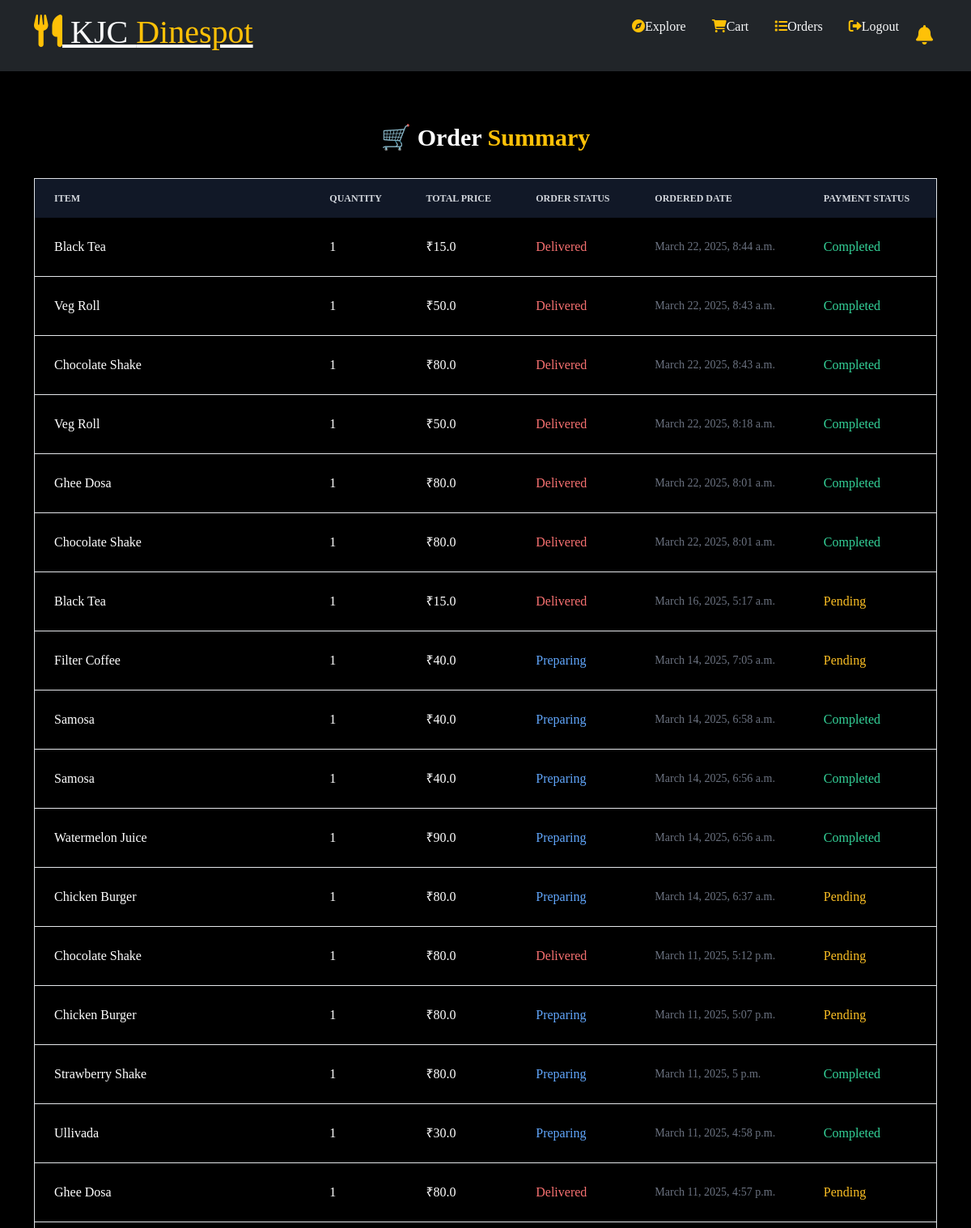
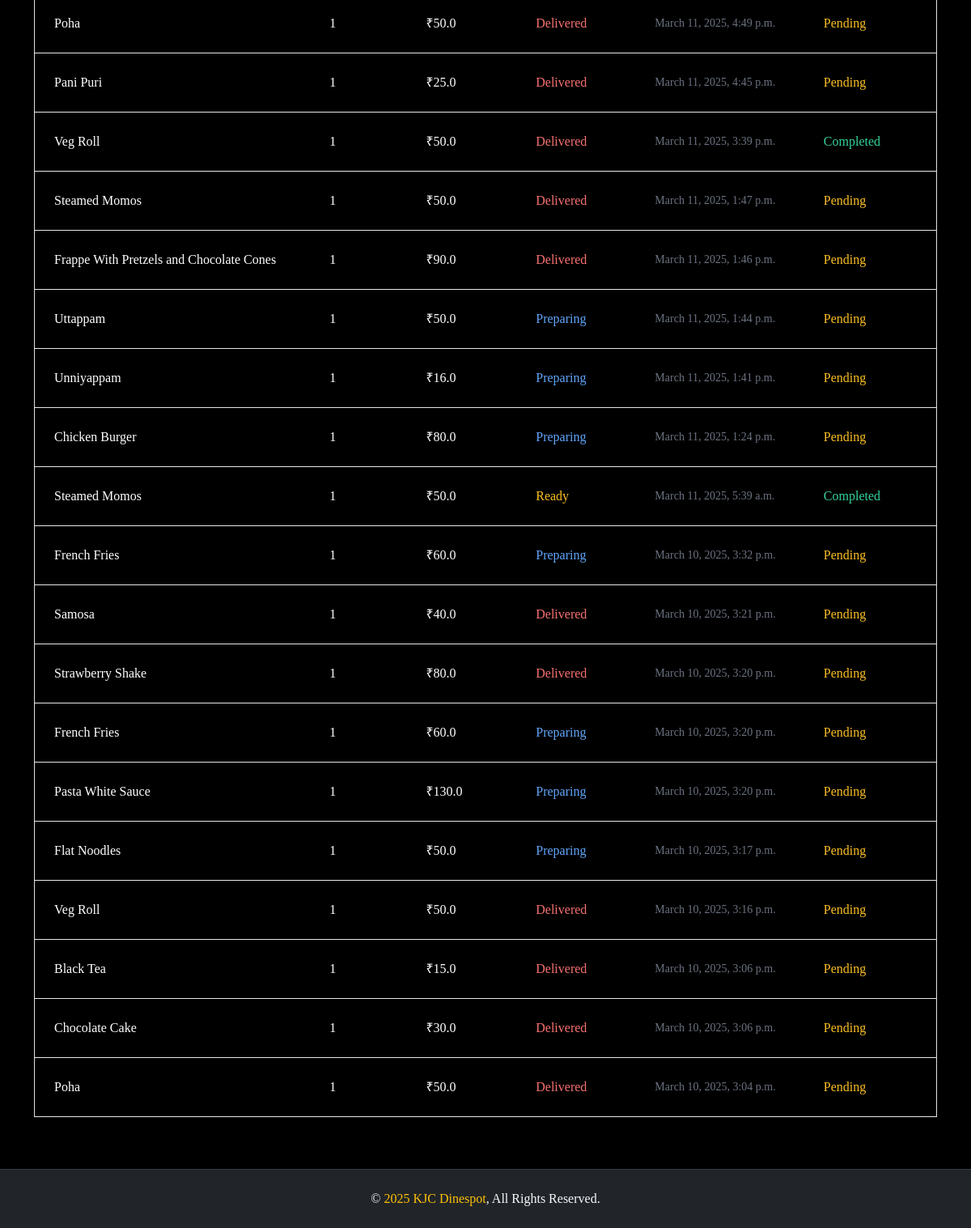
The app's page /order-summary/ (signed in) with its own data (2 pictures, top to bottom).
### canteenapp/models.py (models this page shows, shortened)
class CartItem(models.Model):
    ORDER_STATUS = (
        ('Preparing', 'Preparing'),
        ('Ready', 'Ready'),
        ('Delivered', 'Delivered'),
    )
    PAYMENT_STATUS = (
        ('Pending', 'Pending'),
        ('Completed', 'Completed'),
        ('Failed', 'Failed'),
    )
    user = models.ForeignKey(User, on_delete=models.CASCADE, related_name="cart_items")
    item = models.ForeignKey(Item, on_delete=models.CASCADE, related_name="cart_items")
    ordered = models.BooleanField(default=False)
    quantity = models.IntegerField(default=1)
    ordered_date = models.DateTimeField(default=timezone.now)  # Set only when ordered
    delivery_date = models.DateTimeField(null=True, blank=True)  # Tracks delivery time
    status = models.CharField(max_length=20, choices=ORDER_STATUS, default='Preparing')
    payment_status = models.CharField(max_length=20, choices=PAYMENT_STATUS, default='Pending')
    payment = models.ForeignKey('Payment', null=True, blank=True, on_delete=models.SET_NULL)  # New field
    def subtotal(self):
        return self.quantity * self.item.price

class Item(models.Model):
    LABELS = (
        ('BestSeller', 'BestSeller'),
        ('New', 'New'),
        ('Spicy🔥', 'Spicy🔥'),
    )
    CATEGORY = (
        ('Special', 'Special'),
        ('Juice', 'Juice'),
        ('Shake', 'Shake'),
        ('Snack', 'Snack'),
    )
    STATUS = (
        ('Available','Available'),
        ('Not available','Not available')
    )
    title = models.CharField(max_length=150)
    description = models.CharField(max_length=250, blank=True)
    price = models.FloatField()
    pieces = models.IntegerField(default=6)
    category = models.CharField(max_length=25, choices=CATEGORY, blank=True)
    instructions = models.CharField(max_length=250, choices=STATUS, blank=True)
    image = models.ImageField(default='default.png', upload_to='images/')
    labels = models.CharField(max_length=25, choices=LABELS, blank=True)
    canteen = models.ForeignKey(Canteen, on_delete=models.CASCADE, related_name="items")

### canteenapp/views.py (the view)
# urls.py: path('order-summary/', views.order_summary, name='order-summary'),
def order_summary(request):
    user_id = request.session.get('user_id')
    user = get_object_or_404(User, id=user_id)
    orders = CartItem.objects.filter(user=user, ordered=True).order_by('-ordered_date')
    for order in orders:
        order.review_exists = order.item.reviews.exists()
        order.payment_status = order.payment.payment_status if order.payment else 'Pending'
    return render(request, 'order_summary.html', {'orders': orders})

### canteenapp/templates/order_summary.html (shortened to what this page needs)
{% extends 'block_list.html' %}
{% load static %}
{% block content %}
<section class="py-16 bg-black min-h-screen">
    <div class="container mx-auto font-serif px-6">
        <h1 class="text-3xl font-bold text-center text-warning mb-8">🛒 <span class="text-white">Order</span> Summary</h1>
        {% if orders %}
        <div class="flex justify-center items-start gap-6">
            <div class="w-full">
                <table class="w-full border border-gray-300 rounded-lg shadow-lg">
                <thead class="bg-gray-900 text-gray-300 uppercase text-xs">
                    <tr>
                        <th class="px-6 py-3">Item</th>
                        <th class="px-6 py-3">Quantity</th>
                        <th class="px-6 py-3">Total Price</th>
                        <th class="px-6 py-3">Order Status</th>
                        <th class="px-6 py-3">Ordered Date</th>
                        <th class="px-6 py-3">Payment Status</th>
                    </tr>
                </thead>
                <tbody>
                    {% for order in orders %}
                    <tr class="border-b border-gray-200 bg-black hover:bg-gray-700 transition-all">
                        <td class="px-6 py-4">{{ order.item.title }}</td>
                        <td class="px-6 py-4">{{ order.quantity }}</td>
                        <td class="px-6 py-4">₹{{ order.subtotal }}</td>
                        <td class="px-6 py-4">
                            <span class="{% if order.status == 'Ready' %}text-yellow-400{% elif order.status == 'Preparing' %}text-blue-400{% else %}text-red-400{% endif %}">
                                {{ order.status }}
                            </span>
                        </td>
                        <td class="px-6 py-4 text-sm text-gray-500">{{ order.ordered_date }}</td>
                        <td class="px-6 py-4">
                            <span class="{% if order.payment_status == 'Completed' %}text-green-400{% elif order.payment_status == 'Pending' %}text-yellow-400{% else %}text-red-400{% endif %}">
                                {{ order.payment_status }}
                            </span>
                        </td>
                    </tr>
                    {% endfor %}
                </tbody>
            </table>
        </div>
        {% else %}
        <p class="text-center text-lg text-gray-400">No orders yet. Place an order now! 😊</p>
        {% endif %}
    </div>
</section>
{% endblock %}

### static/css/style.css (style rules this page uses)
body { font-family: 'Playfair Display', serif; background-color: #0c0b09; background-size: cover; color: #fff; margin: 0; width: 100%; height: 100vh; }

### records on screen
CartItem: item "Black Tea", quantity "1", subtotal "15.0", status "Delivered", ordered_date "March 22, 2025, 8:44 a.m.", payment_status "Completed"
CartItem: item "Veg Roll", quantity "1", subtotal "50.0", status "Delivered", ordered_date "March 22, 2025, 8:43 a.m.", payment_status "Completed"
CartItem: item "Chocolate Shake", quantity "1", subtotal "80.0", status "Delivered", ordered_date "March 22, 2025, 8:43 a.m.", payment_status "Completed"
CartItem: item "Veg Roll", quantity "1", subtotal "50.0", status "Delivered", ordered_date "March 22, 2025, 8:18 a.m.", payment_status "Completed"
CartItem: item "Ghee Dosa", quantity "1", subtotal "80.0", status "Delivered", ordered_date "March 22, 2025, 8:01 a.m.", payment_status "Completed"
CartItem: item "Chocolate Shake", quantity "1", subtotal "80.0", status "Delivered", ordered_date "March 22, 2025, 8:01 a.m.", payment_status "Completed"
CartItem: item "Black Tea", quantity "1", subtotal "15.0", status "Delivered", ordered_date "March 16, 2025, 5:17 a.m.", payment_status "Pending"
CartItem: item "Filter Coffee", quantity "1", subtotal "40.0", status "Preparing", ordered_date "March 14, 2025, 7:05 a.m.", payment_status "Pending"
CartItem: item "Samosa", quantity "1", subtotal "40.0", status "Preparing", ordered_date "March 14, 2025, 6:58 a.m.", payment_status "Completed"
CartItem: item "Samosa", quantity "1", subtotal "40.0", status "Preparing", ordered_date "March 14, 2025, 6:56 a.m.", payment_status "Completed"
CartItem: item "Watermelon Juice", quantity "1", subtotal "90.0", status "Preparing", ordered_date "March 14, 2025, 6:56 a.m.", payment_status "Completed"
CartItem: item "Chicken Burger", quantity "1", subtotal "80.0", status "Preparing", ordered_date "March 14, 2025, 6:37 a.m.", payment_status "Pending"
CartItem: item "Chocolate Shake", quantity "1", subtotal "80.0", status "Delivered", ordered_date "March 11, 2025, 5:12 p.m.", payment_status "Pending"
CartItem: item "Chicken Burger", quantity "1", subtotal "80.0", status "Preparing", ordered_date "March 11, 2025, 5:07 p.m.", payment_status "Pending"
CartItem: item "Strawberry Shake", quantity "1", subtotal "80.0", status "Preparing", ordered_date "March 11, 2025, 5 p.m.", payment_status "Completed"
CartItem: item "Ullivada", quantity "1", subtotal "30.0", status "Preparing", ordered_date "March 11, 2025, 4:58 p.m.", payment_status "Completed"
CartItem: item "Ghee Dosa", quantity "1", subtotal "80.0", status "Delivered", ordered_date "March 11, 2025, 4:57 p.m.", payment_status "Pending"
CartItem: item "Poha", quantity "1", subtotal "50.0", status "Delivered", ordered_date "March 11, 2025, 4:49 p.m.", payment_status "Pending"
CartItem: item "Pani Puri", quantity "1", subtotal "25.0", status "Delivered", ordered_date "March 11, 2025, 4:45 p.m.", payment_status "Pending"
CartItem: item "Veg Roll", quantity "1", subtotal "50.0", status "Delivered", ordered_date "March 11, 2025, 3:39 p.m.", payment_status "Completed"
CartItem: item "Steamed Momos", quantity "1", subtotal "50.0", status "Delivered", ordered_date "March 11, 2025, 1:47 p.m.", payment_status "Pending"
CartItem: item "Frappe With Pretzels and Chocolate Cones", quantity "1", subtotal "90.0", status "Delivered", ordered_date "March 11, 2025, 1:46 p.m.", payment_status "Pending"
CartItem: item "Uttappam", quantity "1", subtotal "50.0", status "Preparing", ordered_date "March 11, 2025, 1:44 p.m.", payment_status "Pending"
CartItem: item "Unniyappam", quantity "1", subtotal "16.0", status "Preparing", ordered_date "March 11, 2025, 1:41 p.m.", payment_status "Pending"
CartItem: item "Chicken Burger", quantity "1", subtotal "80.0", status "Preparing", ordered_date "March 11, 2025, 1:24 p.m.", payment_status "Pending"
CartItem: item "Steamed Momos", quantity "1", subtotal "50.0", status "Ready", ordered_date "March 11, 2025, 5:39 a.m.", payment_status "Completed"
CartItem: item "French Fries", quantity "1", subtotal "60.0", status "Preparing", ordered_date "March 10, 2025, 3:32 p.m.", payment_status "Pending"
CartItem: item "Samosa", quantity "1", subtotal "40.0", status "Delivered", ordered_date "March 10, 2025, 3:21 p.m.", payment_status "Pending"
CartItem: item "Strawberry Shake", quantity "1", subtotal "80.0", status "Delivered", ordered_date "March 10, 2025, 3:20 p.m.", payment_status "Pending"
CartItem: item "French Fries", quantity "1", subtotal "60.0", status "Preparing", ordered_date "March 10, 2025, 3:20 p.m.", payment_status "Pending"
CartItem: item "Pasta White Sauce", quantity "1", subtotal "130.0", status "Preparing", ordered_date "March 10, 2025, 3:20 p.m.", payment_status "Pending"
CartItem: item "Flat Noodles", quantity "1", subtotal "50.0", status "Preparing", ordered_date "March 10, 2025, 3:17 p.m.", payment_status "Pending"
CartItem: item "Veg Roll", quantity "1", subtotal "50.0", status "Delivered", ordered_date "March 10, 2025, 3:16 p.m.", payment_status "Pending"
CartItem: item "Black Tea", quantity "1", subtotal "15.0", status "Delivered", ordered_date "March 10, 2025, 3:06 p.m.", payment_status "Pending"
CartItem: item "Chocolate Cake", quantity "1", subtotal "30.0", status "Delivered", ordered_date "March 10, 2025, 3:06 p.m.", payment_status "Pending"
CartItem: item "Poha", quantity "1", subtotal "50.0", status "Delivered", ordered_date "March 10, 2025, 3:04 p.m.", payment_status "Pending"
